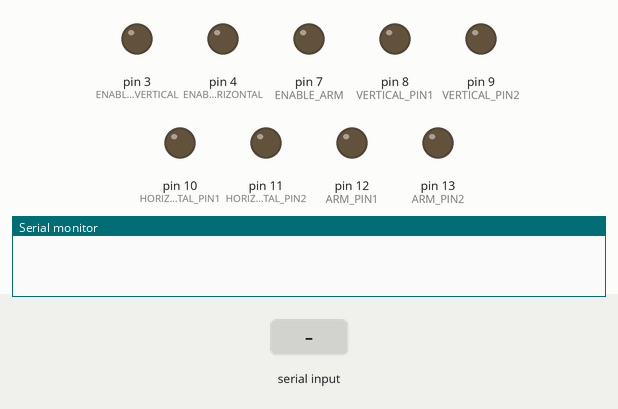
The sketch below on a simulated Arduino Mega 2560, built with avr-gcc and run on an emulated ATmega2560. On the bench: output pins drawn as LEDs (lit = HIGH), the last lines printed to the serial monitor. The test bench sets the inputs (shaded band).

Above: at 1.2 s.
1.3 s: "u" received over the second serial link
At 2.4 s:
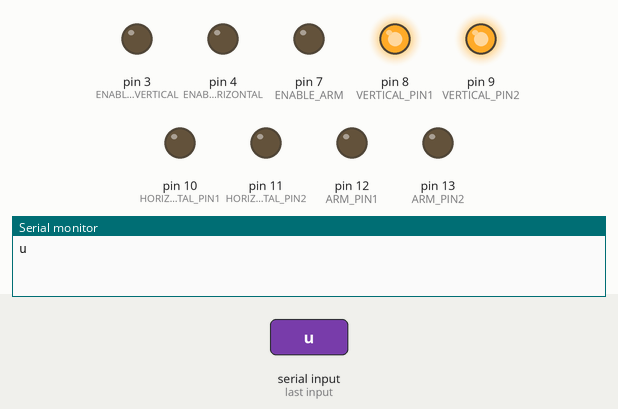
3.6 s: "d" received over the second serial link
At 4.2 s:
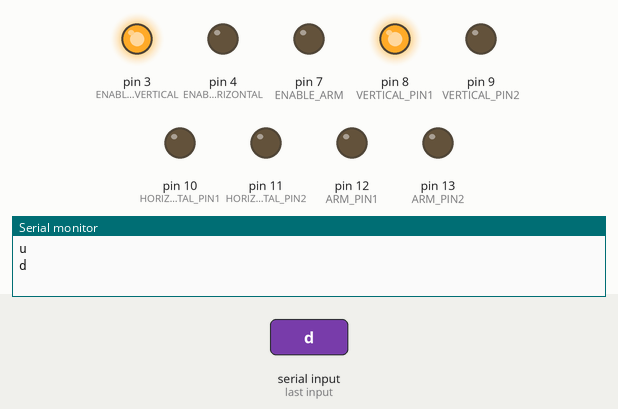
5.9 s: "f" received over the second serial link
At 7.1 s:
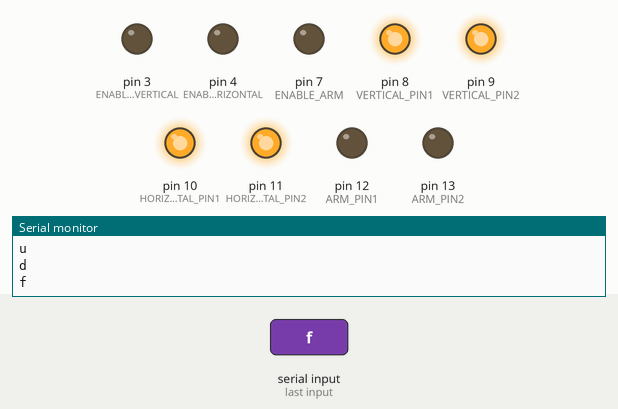
8.2 s: "b" received over the second serial link
At 8.8 s:
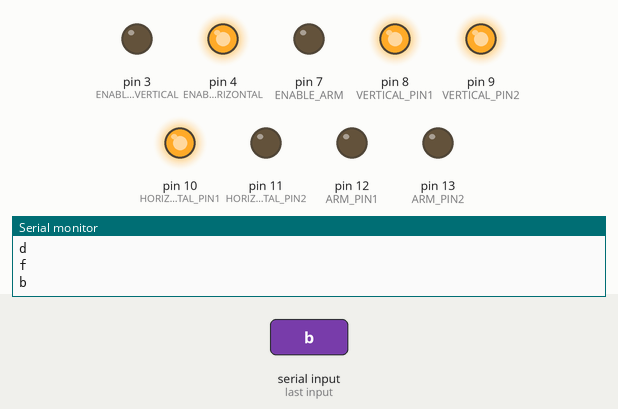
10.5 s: "o" received over the second serial link
At 11.9 s:
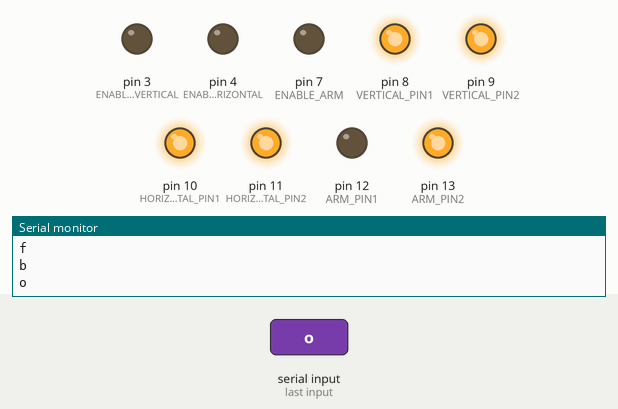
13.0 s: "c" received over the second serial link
At 15.0 s:
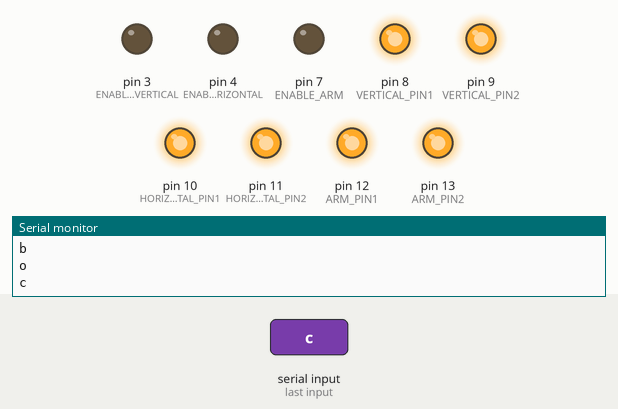
Timing chart, 0 to 16.5 s (numbered marks = the images above; inputs shaded):
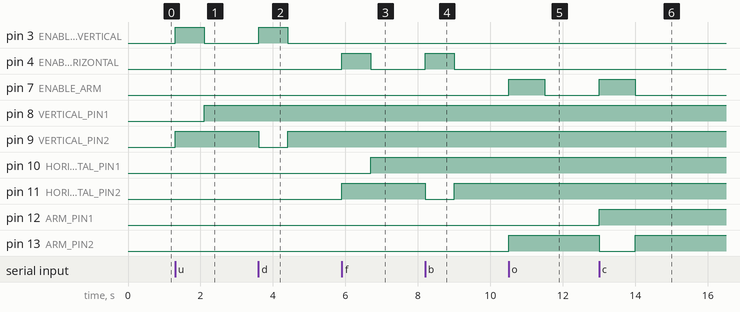

The sketch:

CyberArm.ino
```cpp
#define VERTICAL_PIN1 8
#define VERTICAL_PIN2 9
#define ENABLE_VERTICAL 3
#define HORIZONTAL_PIN1 10
#define HORIZONTAL_PIN2 11
#define ENABLE_HORIZONTAL 4
#define ENABLE_ARM 7
#define ARM_PIN1 12
#define ARM_PIN2 13


void setup() {
  Serial.begin(9600);
  Serial3.begin(9600);
  pinMode(VERTICAL_PIN1, OUTPUT);
  pinMode(VERTICAL_PIN2, OUTPUT);
  pinMode(ENABLE_VERTICAL, OUTPUT);
  pinMode(HORIZONTAL_PIN1, OUTPUT);
  pinMode(HORIZONTAL_PIN2, OUTPUT);
  pinMode(ENABLE_HORIZONTAL, OUTPUT);
  pinMode(ENABLE_ARM,OUTPUT);
  pinMode(ARM_PIN1,OUTPUT);
  pinMode(ARM_PIN2,OUTPUT);
}


void vertical_down() {
  digitalWrite(ENABLE_VERTICAL, HIGH);
  digitalWrite(VERTICAL_PIN1, HIGH);
  digitalWrite(VERTICAL_PIN2, LOW);
  delay(800);
  digitalWrite(VERTICAL_PIN2, HIGH);
  digitalWrite(ENABLE_VERTICAL, LOW);
}

void vertical_up() {
  digitalWrite(ENABLE_VERTICAL, HIGH);
  digitalWrite(VERTICAL_PIN1, LOW);
  digitalWrite(VERTICAL_PIN2, HIGH);
  delay(800);
  digitalWrite(VERTICAL_PIN1, HIGH);
  digitalWrite(ENABLE_VERTICAL, LOW);
}


void horizontal_backward() {
  digitalWrite(ENABLE_HORIZONTAL, HIGH);
  digitalWrite(HORIZONTAL_PIN1, HIGH);
  digitalWrite(HORIZONTAL_PIN2, LOW);
  delay(800);
  digitalWrite(HORIZONTAL_PIN2, HIGH);
  digitalWrite(ENABLE_HORIZONTAL, LOW);
}

void horizontal_forward() {
  digitalWrite(ENABLE_HORIZONTAL, HIGH);
  digitalWrite(HORIZONTAL_PIN1, LOW);
  digitalWrite(HORIZONTAL_PIN2, HIGH);
  delay(800);
  digitalWrite(HORIZONTAL_PIN1, HIGH);
  digitalWrite(ENABLE_HORIZONTAL, LOW);
}

void arm_close(){
  digitalWrite(ENABLE_ARM,1);
  digitalWrite(ARM_PIN1,1);
  digitalWrite(ARM_PIN2,0);
  delay(1000);
  digitalWrite(ARM_PIN2,1);
  digitalWrite(ENABLE_ARM,0);
}


void arm_open(){
  digitalWrite(ENABLE_ARM,1);
  digitalWrite(ARM_PIN2,1);
  digitalWrite(ARM_PIN1,0);
  delay(1000);
  digitalWrite(ARM_PIN2,1);
  digitalWrite(ENABLE_ARM,0);
}


void loop() {
  if (Serial3.available()) {
    char inp = Serial3.read();
    Serial.println(inp);
    switch(inp) {
    case 'u':
      vertical_up();
      break;
    case 'd':
      vertical_down();
      break;
    case 'f':
      horizontal_forward();
      break;
    case 'b':
      horizontal_backward();
      break;
      case 'o':
      arm_open();
      break;
      case 'c':
      arm_close();
      break;
    }
  }
}
```

Measured:
- after the input at 1.3 s, pin 3 (ENABLE_VERTICAL): LOW → HIGH at once, → LOW 0.80 s later; pin 8 (VERTICAL_PIN1): LOW → HIGH after 0.80 s; pin 9 (VERTICAL_PIN2): LOW → HIGH at once
- after the input at 3.6 s, pin 3 (ENABLE_VERTICAL): LOW → HIGH at once, → LOW 0.80 s later; pin 9 (VERTICAL_PIN2): HIGH → LOW at once, → HIGH 0.80 s later
- after the input at 5.9 s, pin 4 (ENABLE_HORIZONTAL): LOW → HIGH at once, → LOW 0.80 s later; pin 10 (HORIZONTAL_PIN1): LOW → HIGH after 0.80 s; pin 11 (HORIZONTAL_PIN2): LOW → HIGH at once
- after the input at 8.2 s, pin 4 (ENABLE_HORIZONTAL): LOW → HIGH at once, → LOW 0.80 s later; pin 11 (HORIZONTAL_PIN2): HIGH → LOW at once, → HIGH 0.80 s later
- after the input at 10.5 s, pin 7 (ENABLE_ARM): LOW → HIGH at once, → LOW 1.0 s later; pin 13 (ARM_PIN2): LOW → HIGH at once
- after the input at 13.0 s, pin 7 (ENABLE_ARM): LOW → HIGH at once, → LOW 1.0 s later; pin 12 (ARM_PIN1): LOW → HIGH at once; pin 13 (ARM_PIN2): HIGH → LOW at once, → HIGH 1.0 s later
